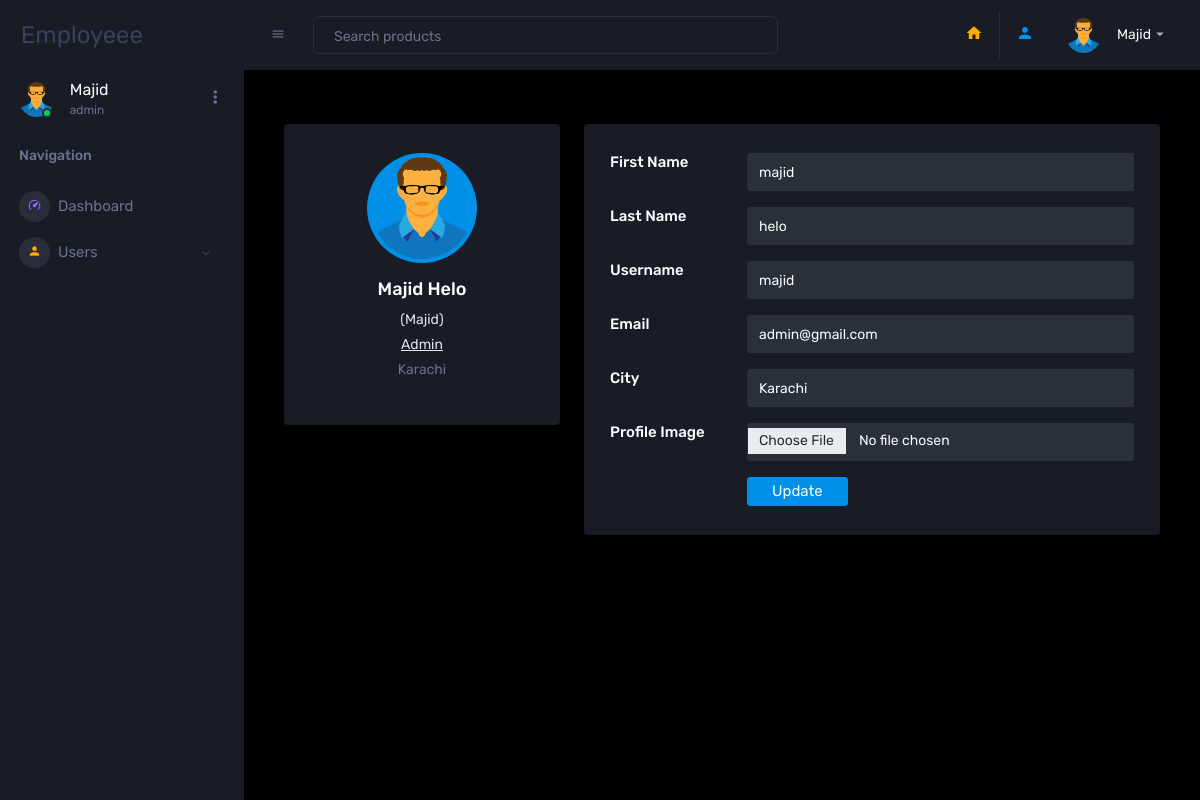
/user/profile/1/c/ (signed in), run on the app's committed database.
### users/models.py (models this page shows, shortened)
class MyUser(AbstractUser):
    city = models.CharField(max_length=255)
    user_type = models.CharField(max_length=255, choices=(('admin', 'Admin'), ('customer', 'Customer')))

class Profile(models.Model):
    user = models.OneToOneField(MyUser, on_delete=models.CASCADE)
    image = models.ImageField(default='default.webp', upload_to='images/profile/', null=True, blank=True)

### users/views.py (the view, shortened to what this page needs)
# urls.py: path('user/profile/<int:pk>/c/', views.UserProfile.as_view(), name='profile'),
class UserProfile(LoginRequiredMixin, UpdateView):
    def get(self, request, **kwargs):
        user = request.user
        data = MyUser.objects.get(id=user.id)
        c_form = CustomerUpdateForm(instance=user)
        p_form = CustomerProfileForm(instance=user.profile)
        context = {
            'data': data,
            'c_form': c_form,
            'p_form': p_form,
        }
        return render(request, 'users/profile.html', context)

### users/forms.py
class CustomerUpdateForm(forms.ModelForm):
    class Meta:
        model = MyUser
        fields = ('first_name', 'last_name', 'username', 'email', 'city',)
        widgets = {
            'first_name': forms.TextInput(attrs={'class': 'form-control'}),
            'last_name': forms.TextInput(attrs={'class': 'form-control'}),
            'username': forms.TextInput(attrs={'class': 'form-control'}),
            'email': forms.EmailInput(attrs={'class': 'form-control'}),
            'city': forms.TextInput(attrs={'class': 'form-control'}),
        }

class CustomerProfileForm(forms.ModelForm):
    class Meta:
        model = Profile
        fields = ('image',)
        widgets = {
            'image': forms.FileInput(attrs={'class': 'form-control'}),
        }

### templates/users/profile.html (shortened to what this page needs)
{% extends 'base.html' %}
{% load static %}
{% block content %}
<div class="container">
    <div class="main-body">
        <div class="row">
            <div class="col-lg-4">
                <div class="card">
                    <div class="card-body">
                        <div class="d-flex flex-column align-items-center text-center">
                            <img alt="Admin" class="rounded-circle p-1 bg-primary" src="{{ data.profile.image.url }}" width="110" height="110">
                            <div class="mt-3">
                                <h4>{{ data.first_name | capfirst }} {{ data.last_name | capfirst }}</h4>
                                <p class="text-secondary mb-1">({{ data.username | capfirst }})</p>
                                <p class="text-secondary mb-1"><u>{{ data.user_type | capfirst }}</u></p>
                                <p class="text-muted font-size-sm">{{ data.city | capfirst }}</p>
                            </div>
                        </div>
                    </div>
                </div>
            </div>
            <div class="col-lg-8">
                <div class="card">
                    <div class="card-body">
                        <form method="post" enctype="multipart/form-data">
                            <div class="row mb-3">
                                <div class="col-sm-3">
                                    <h6 class="mb-0">First Name</h6>
                                </div>
                                <div class="col-sm-9 text-secondary">
                                    {{ c_form.first_name }}
                                </div>
                            </div>
                            <div class="row mb-3">
                                <div class="col-sm-3">
                                    <h6 class="mb-0">Last Name</h6>
                                </div>
                                <div class="col-sm-9 text-secondary">
                                    {{ c_form.last_name }}
                                </div>
                            </div>
                            <div class="row mb-3">
                                <div class="col-sm-3">
                                    <h6 class="mb-0">Username</h6>
                                </div>
                                <div class="col-sm-9 text-secondary">
                                    {{ c_form.username }}
                                </div>
                            </div>
                            <div class="row mb-3">
                                <div class="col-sm-3">
                                    <h6 class="mb-0">Email</h6>
                                </div>
                                <div class="col-sm-9 text-secondary">
                                    {{ c_form.email }}
                                </div>
                            </div>
                            <div class="row mb-3">
                                <div class="col-sm-3">
                                    <h6 class="mb-0">City</h6>
                                </div>
                                <div class="col-sm-9 text-secondary">
                                    {{ c_form.city }}
                                </div>
                            </div>
                            <div class="row mb-3">
                                <div class="col-sm-3">
                                    <h6 class="mb-0">Profile Image</h6>
                                </div>
                                <div class="col-sm-9 text-secondary">
                                    {{ p_form.image }}
                                </div>
                            </div>
                            <div class="row">
                                <div class="col-sm-3"></div>
                                <div class="col-sm-9 text-secondary">
                                    <input class="btn btn-primary px-4" type="submit" value="Update">
                                </div>
                            </div>
                        </form>
                    </div>
                </div>
            </div>
        </div>
    </div>
</div>
{% endblock content %}

### templates/base.html (shortened to what this page needs)
<!DOCTYPE html>
{% load static %}
<html lang="en">
<head>
    <link rel="stylesheet" href="https://cdnjs.cloudflare.com/ajax/libs/font-awesome/6.2.1/css/all.min.css">
    <link rel="stylesheet" href="https://cdn.jsdelivr.net/npm/bootstrap@5.2.3/dist/css/bootstrap.min.css">
    <link href="{% static 'assets/vendors/mdi/css/materialdesignicons.min.css' %}" rel="stylesheet">
    <link href="{% static 'assets/vendors/css/vendor.bundle.base.css' %}" rel="stylesheet">
    <link href="{% static 'assets/vendors/jvectormap/jquery-jvectormap.css' %}" rel="stylesheet">
    <link href="{% static 'assets/vendors/flag-icon-css/css/flag-icon.min.css' %}" rel="stylesheet">
    <link href="{% static 'assets/vendors/owl-carousel-2/owl.carousel.min.css' %}" rel="stylesheet">
    <link href="{% static 'assets/vendors/owl-carousel-2/owl.theme.default.min.css' %}" rel="stylesheet">
    <link href="{% static 'assets/css/style.css' %}" rel="stylesheet">
</head>
<body>
<div class="container-scroller">
    {% include 'partials/sidebar.html' %}
    <div class="container-fluid page-body-wrapper">
        {% include 'partials/navbar.html' %}
        <div class="main-panel">
            <div class="content-wrapper">
                {% block content %} {% endblock content %}
            </div>
            {% include 'partials/footer.html' %}
        </div>
    </div>
</div>
</body>
</html>

### templates/partials/sidebar.html (shortened to what this page needs)
{% load static %}
<nav class="sidebar sidebar-offcanvas" id="sidebar">
    <div class="sidebar-brand-wrapper d-none d-lg-flex align-items-center justify-content-center fixed-top">
        <a class="sidebar-brand brand-logo" href="{% url 'user_app:home' %}"> Employeee</a>
    </div>
    <ul class="nav">
        <li class="nav-item profile">
            <div class="profile-desc">
                <div class="profile-pic">
                    <div class="count-indicator">
                        <img alt="" class="img-xs rounded-circle " src="{{ user.profile.image.url }}">
                        <span class="count bg-success"></span>
                    </div>
                    <div class="profile-name">
                        <h5 class="mb-0 font-weight-normal">{{ user.username | capfirst }}</h5>
                        <span>{{ user.user_type }}</span>
                    </div>
                </div>
                <a data-toggle="dropdown" href="#" id="profile-dropdown"><i class="mdi mdi-dots-vertical"></i></a>
            </div>
        </li>
        <li class="nav-item nav-category">
            <span class="nav-link">Navigation</span>
        </li>
        <li class="nav-item menu-items">
            <a class="nav-link" href="{% url 'user_app:home' %}">
              <span class="menu-icon">
                <i class="mdi mdi-speedometer"></i>
              </span>
                <span class="menu-title">Dashboard</span>
            </a>
        </li>
        <li class="nav-item menu-items">
            <a aria-controls="ui-basic" aria-expanded="false" class="nav-link" data-toggle="collapse" href="#ui-basic">
              <span class="menu-icon">
                <i class="mdi mdi-account"></i>
              </span>
                <span class="menu-title">Users</span>
                <i class="menu-arrow"></i>
            </a>
        </li>
    </ul>
</nav>

### templates/partials/navbar.html (shortened to what this page needs)
{% load static %}
<nav class="navbar p-0 fixed-top d-flex flex-row">
    <div class="navbar-menu-wrapper flex-grow d-flex align-items-stretch">
        <button class="navbar-toggler navbar-toggler align-self-center" data-toggle="minimize" type="button">
            <span class="mdi mdi-menu"></span>
        </button>
        <ul class="navbar-nav w-100">
            <li class="nav-item w-100">
                <form class="nav-link mt-2 mt-md-0 d-none d-lg-flex search">
                    <input class="form-control" placeholder="Search products" type="text">
                </form>
            </li>
        </ul>
        <ul class="navbar-nav navbar-nav-right">
            <li class="nav-item nav-settings d-none d-lg-block">
                <a class="nav-link" href="{% url 'user_app:home' %}">
                    <i class="mdi mdi-home text-warning"></i>
                </a>
            </li>
            <li class="nav-item nav-settings d-none d-lg-block border-left">
                <a class="nav-link" href="{% url 'user_app:profile' user.id %}">
                    <i class="mdi mdi-account text-primary"></i>
                </a>
            </li>
            <li class="nav-item dropdown">
                <a class="nav-link" data-toggle="dropdown" href="#" id="profileDropdown">
                    <div class="navbar-profile">
                        <img alt="" class="img-xs rounded-circle" src="{{ user.profile.image.url }}">
                        <p class="mb-0 d-none d-sm-block navbar-profile-name">{{ user.username | capfirst }}</p>
                        <i class="mdi mdi-menu-down d-none d-sm-block"></i>
                    </div>
                </a>
            </li>
        </ul>
    </div>
</nav>

### templates/partials/footer.html (shortened to what this page needs)
<footer class="footer">
</footer>

### data on the page
MyUser: profile.image (placeholder picture), username "Majid", user_type "admin", first_name "Majid", last_name "Helo", user_type "Admin", city "Karachi", first_name "majid", last_name "helo", username "majid", email "admin@gmail.com"
